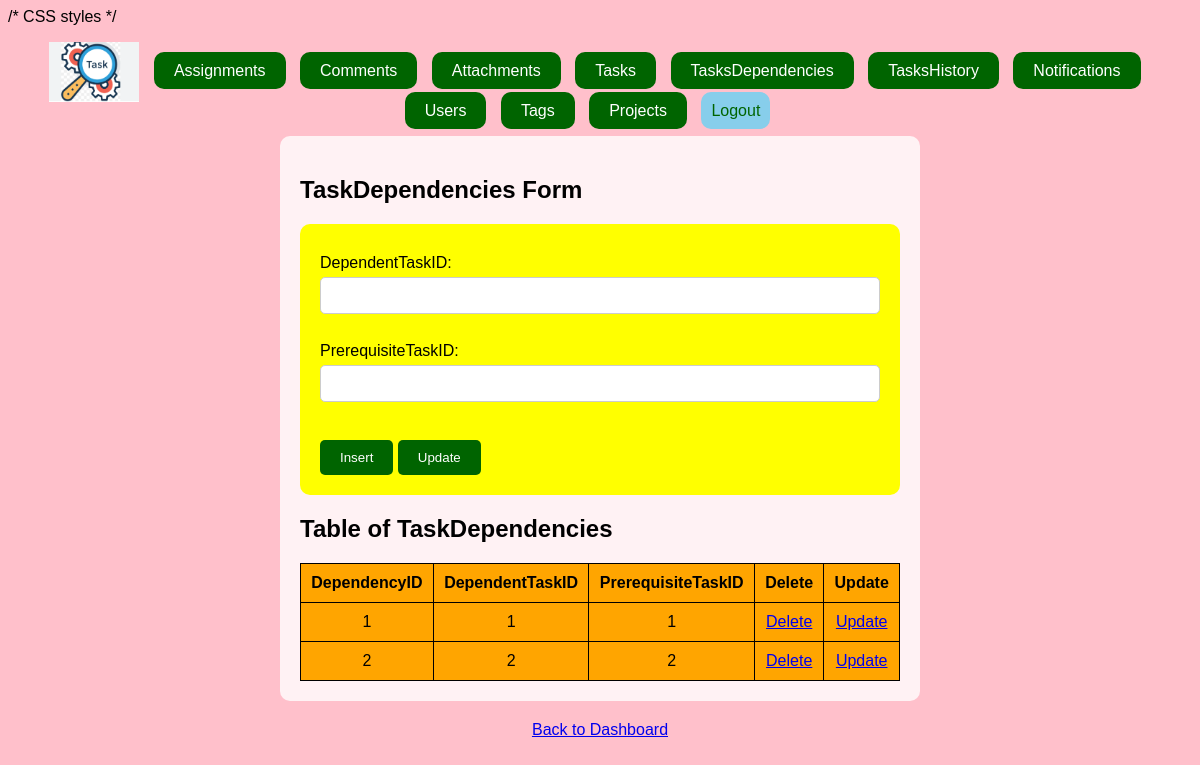
The page /taskdependencies.php on the database its author committed.
### tables this page shows
CREATE TABLE `taskdependencies` (
  `DependencyID` int(11) NOT NULL,
  `DependentTaskID` int(11) NOT NULL,
  `PrerequisiteTaskID` int(11) NOT NULL
);

### taskdependencies.php (the view, shortened to what this page needs)
<?php
$servername = "localhost";
$username = "root";
$password = "";
$dbname = "task_management_application";
$connection = new mysqli($servername, $username, $password, $dbname);
?>
<!DOCTYPE html>
<html lang="en">
<head>
</head>
<body>
<header>
  <ul>
    <li><img src="./logo.jpg" width="90" height="60" alt="Logo"></li>
    <li><a href="./assignments.php" class="button">Assignments</a></li>
    <li><a href="./comments.php" class="button">Comments</a></li>
    <li><a href="./attachments.php" class="button">Attachments</a></li>
    <li><a href="./tasks.php" class="button">Tasks</a></li>
    <li><a href="./taskdependencies.php" class="button">TasksDependencies</a></li>
    <li><a href="./taskhistory.php" class="button">TasksHistory</a></li>
    <li><a href="./notifications.php" class="button">Notifications</a></li>
    <li><a href="./users.php" class="button">Users</a></li>
    <li><a href="./tags.php" class="button">Tags</a></li>
    <li><a href="./projects.php" class="button">Projects</a></li>
    <li><a href="logout.php" class="button" style="color: darkgreen; background-color: skyblue; padding: 10px; text-decoration: none; margin-right: 15px;">Logout</a></li>
  </ul>
</header>
<section>
  <h1>TaskDependencies Form</h1>
  <form id="TaskDependenciesForm" method="post">
    <label for="DependentTaskID">DependentTaskID:</label>
    <input type="number" id="DependentTaskID" name="DependentTaskID" required><br><br>
    <label for="PrerequisiteTaskID">PrerequisiteTaskID:</label>
    <input type="number" id="PrerequisiteTaskID" name="PrerequisiteTaskID" required><br><br>
    <input type="submit" name="add" value="Insert" onclick="return confirmInsertion();" class="button">
    <input type="submit" name="update" value="Update" onclick="return confirmUpdate();" class="button">
  </form>
  <h2>Table of TaskDependencies</h2>
  <table border="1">
    <tr>
      <th>DependencyID</th>
      <th>DependentTaskID</th>
      <th>PrerequisiteTaskID</th>
      <th>Delete</th>
      <th>Update</th>
    </tr>
    <?php
    $sql = "SELECT * FROM taskdependencies";
    $result = $connection->query($sql);
    if ($result->num_rows > 0) {
        while ($row = $result->fetch_assoc()) {
            $DependencyID = $row['DependencyID'];
            $DependentTaskID = $row['DependentTaskID'];
            $PrerequisiteTaskID = $row['PrerequisiteTaskID'];
            echo "<tr>
                    <td>" . $DependencyID . "</td>
                    <td>" . $DependentTaskID . "</td>
                    <td>" . $PrerequisiteTaskID . "</td>
                    <td><a href='?delete=true&DependencyID=$DependencyID' onclick='return confirm(\"Are you sure you want to delete this record?\");'>Delete</a></td>
                    <td><a href='#' onclick='populateForm($DependencyID, $DependentTaskID, $PrerequisiteTaskID);'>Update</a></td>
                  </tr>";
        }
    } else {
        echo "<tr><td colspan='5'>No data found</td></tr>";
    }
    ?>
  </table>
</section>
<footer>
<a class="back-to-dashboard" href="admindashboard.php">Back to Dashboard</a>
</footer>
</body>
</html>

### taskdependencies.php (style rules this page uses)
body { background-image: url('./Images/LECTA.jpg'); background-repeat: no-repeat; background-size: cover; font-family: Arial, sans-serif; background-color: pink; }
header ul { list-style-type: none; padding: 0; text-align: center; }
header ul li { display: inline; margin-right: 10px; }
header ul li a { padding: 10px 20px; color: white; background-color: darkgreen; text-decoration: none; border-radius: 10px; transition: background-color 0.3s; }
header ul li img { vertical-align: middle; }
section { padding: 20px; background-color: rgba(255, 255, 255, 0.8); border-radius: 10px; max-width: 600px; margin: auto; }
form#TaskDependenciesForm { background-color: yellow; padding: 20px; border-radius: 10px; }
form#TaskDependenciesForm label { display: block; margin-top: 10px; }
form#TaskDependenciesForm input[type="number"], form#TaskDependenciesForm input[type="text"], form#TaskDependenciesForm textarea { width: calc(100% - 22px); padding: 10px; margin-top: 5px; border: 1px solid #ccc; border-radius: 5px; }
form#TaskDependenciesForm input[type="submit"] { margin-top: 20px; padding: 10px 20px; border: none; border-radius: 5px; background-color: darkgreen; color: white; cursor: pointer; transition: background-color 0.3s; }
table { width: 100%; border-collapse: collapse; margin-top: 20px; background-color: orange; }
table, th, td { border: 1px solid black; }
th, td { padding: 10px; text-align: center; }
footer { text-align: center; margin-top: 20px; }

### rows shown on the page
taskdependencies: DependencyID "1", DependentTaskID "1", PrerequisiteTaskID "1"
taskdependencies: DependencyID "2", DependentTaskID "2", PrerequisiteTaskID "2"
